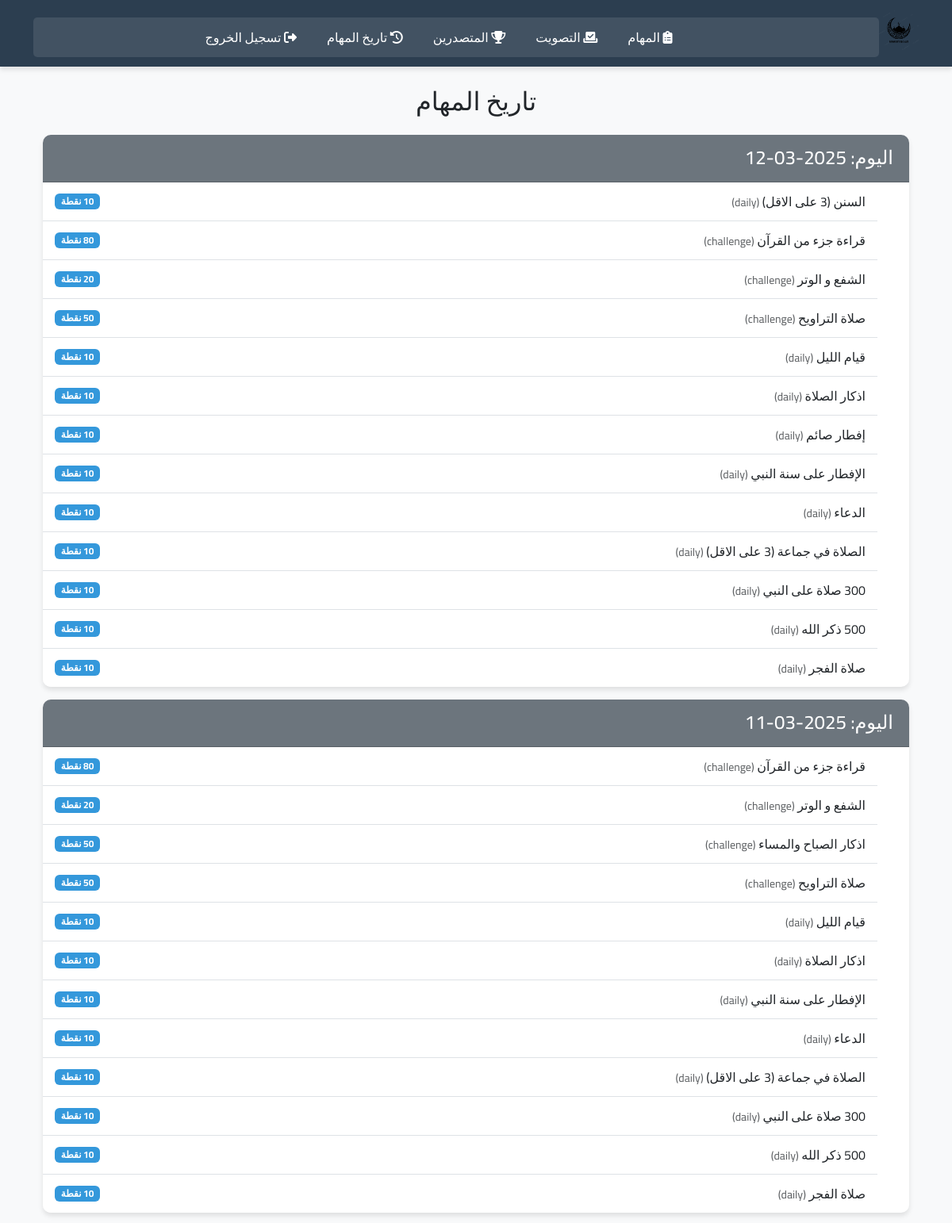
The page /history (signed in, upper part) on the database its author committed.
### main.py (models this page shows)
class UserTask(db.Model):
    id = db.Column(db.Integer, primary_key=True)
    task_name = db.Column(db.String(100), nullable=False)
    vote_time = db.Column(db.DateTime, default=datetime.datetime.utcnow)
    user_id = db.Column(db.Integer, db.ForeignKey('user.id'), nullable=False)
    points = db.Column(db.Integer, nullable=False, default=10)
    task_type = db.Column(db.String(20), nullable=False, default="daily")  # "daily" or "challenge"

### main.py (the view)
    @app.route('/history')
    def history():
        if 'user_id' not in session:
            flash('Please log in first.')
            return redirect(url_for('login'))
        user = User.query.get(session['user_id'])
        if user is None:
            flash('User not found. Please log in again.')
            session.pop('user_id', None)
            return redirect(url_for('login'))
        history = {}
        for task in user.tasks:
            day = task.vote_time.strftime("%Y-%m-%d")
            history.setdefault(day, []).append(task)
        for day in history:
            history[day].sort(key=lambda t: t.vote_time, reverse=True)
        sorted_history = dict(sorted(history.items(), key=lambda item: item[0], reverse=True))
        return render_template('history.html', history=sorted_history)

### templates/history.html (shortened to what this page needs)
{% extends "base.html" %}
{% block content %}
<div class="container">
  <h2 class="mb-4 text-center">تاريخ المهام</h2>
  {% if history %}
    {% for day, tasks in history.items() %}
      <div class="card mb-3">
        <div class="card-header bg-secondary text-white">
          <h4 class="mb-0">اليوم: {{ day }}</h4>
        </div>
        <ul class="list-group list-group-flush">
          {% for task in tasks %}
            <li class="list-group-item d-flex justify-content-between align-items-center">
              <div>
                {{ task.task_name }}
                <small class="text-muted">({{ task.task_type }})</small>
              </div>
              <span class="badge bg-info">{{ task.points }} نقطة</span>
            </li>
          {% endfor %}
        </ul>
      </div>
    {% endfor %}
  {% else %}
    <p class="text-center">لا يوجد سجل مهام بعد.</p>
  {% endif %}
</div>
{% endblock %}

### static/style.css (style rules this page uses)
:root { --primary-color: #2c3e50; --secondary-color: #3498db; --success-color: #2ecc71; --warning-color: #f39c12; --danger-color: #e74c3c; --light-color: #ecf0f1; --dark-color: #34495e; --shadow: 0 4px 6px rgba(0, 0, 0, 0.1); }
body { font-family: 'Cairo', sans-serif; background-color: #f8f9fa; direction: rtl; text-align: right; }
.card { box-shadow: var(--shadow); border-radius: 10px; border: none; margin-bottom: 20px; overflow: hidden; }
.card-header { padding: 15px 20px; font-weight: bold; }
.list-group-item { border-left: none; border-right: none; border-radius: 0; padding: 12px 15px; }
.card { animation: fadeIn 0.5s ease; }
.bg-info { background-color: #3498db !important; }

### rows shown on the page
UserTask: task_name "السنن (3 على الاقل)", task_type "daily", points "10"
UserTask: task_name "قراءة جزء من القرآن", task_type "challenge", points "80"
UserTask: task_name "الشفع و الوتر", task_type "challenge", points "20"
UserTask: task_name "صلاة التراويح", task_type "challenge", points "50"
UserTask: task_name "قيام الليل", task_type "daily", points "10"
UserTask: task_name "اذكار الصلاة", task_type "daily", points "10"
UserTask: task_name "إفطار صائم", task_type "daily", points "10"
UserTask: task_name "الإفطار على سنة النبي", task_type "daily", points "10"
UserTask: task_name "الدعاء", task_type "daily", points "10"
UserTask: task_name "الصلاة في جماعة (3 على الاقل)", task_type "daily", points "10"
UserTask: task_name "300 صلاة على النبي", task_type "daily", points "10"
UserTask: task_name "500 ذكر الله", task_type "daily", points "10"
UserTask: task_name "صلاة الفجر", task_type "daily", points "10"
UserTask: task_name "قراءة جزء من القرآن", task_type "challenge", points "80"
UserTask: task_name "الشفع و الوتر", task_type "challenge", points "20"
UserTask: task_name "اذكار الصباح والمساء", task_type "challenge", points "50"
UserTask: task_name "صلاة التراويح", task_type "challenge", points "50"
UserTask: task_name "قيام الليل", task_type "daily", points "10"
UserTask: task_name "اذكار الصلاة", task_type "daily", points "10"
UserTask: task_name "الإفطار على سنة النبي", task_type "daily", points "10"
UserTask: task_name "الدعاء", task_type "daily", points "10"
UserTask: task_name "الصلاة في جماعة (3 على الاقل)", task_type "daily", points "10"
UserTask: task_name "300 صلاة على النبي", task_type "daily", points "10"
UserTask: task_name "500 ذكر الله", task_type "daily", points "10"
UserTask: task_name "صلاة الفجر", task_type "daily", points "10"

### other values the page prints
{{ day }} "2025-03-12" "2025-03-11"
